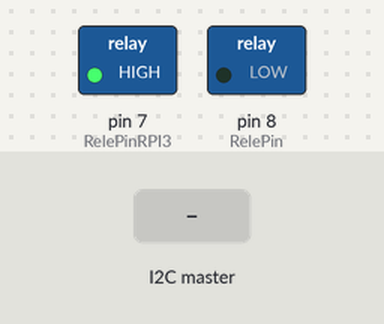
Bench run of a sketch on a simulated Arduino Uno, built with avr-gcc and run on an emulated ATmega328P. Parts: switched loads named in the sketch (green lamp = pin HIGH). Inputs (shaded band) come from the test bench.

Above: at 2.2 s.
2.3 s: the I2C master sends the byte 1
At 3.5 s:
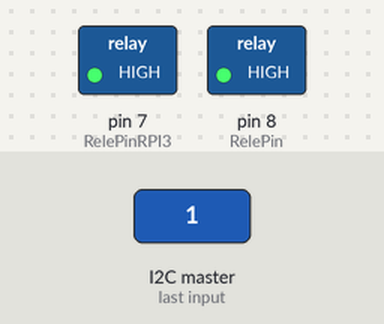
3.8 s: the I2C master sends the byte 0
At 4.7 s:
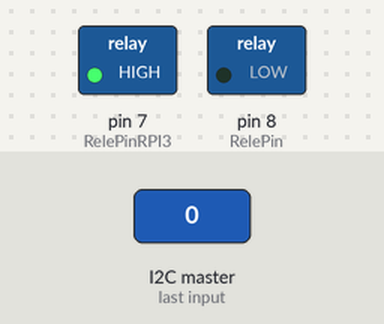
5.3 s: the I2C master sends the byte 2
At 5.9 s:
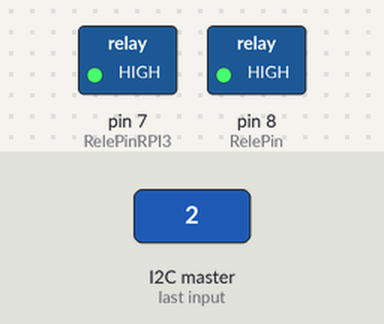
Timing chart, 0 to 8.3 s (numbered marks = the images above; inputs shaded):
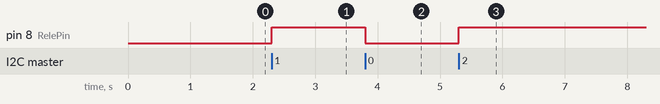

Measured:
- after the input at 2.3 s, pin 8 (RelePin): LOW → HIGH at once
- after the input at 3.8 s, pin 8 (RelePin): HIGH → LOW at once
- after the input at 5.3 s, pin 8 (RelePin): LOW → HIGH at once

The sketch:

I2CRPI3.ino
```cpp
// Incluimos la libreria para utilizar I2C
#include <Wire.h>

// Relé en pin 13
const int RelePin = 8;
const int RelePinRPI3 = 7;

void setup() {
  // Se comunicara via I2C como esclavo con la dirección  #8
  Wire.begin(0x8);

  Wire.onReceive(receiveEvent);
    pinMode(RelePinRPI3, OUTPUT);
  digitalWrite(RelePinRPI3, LOW);
  delay (1000);
  digitalWrite(RelePinRPI3, HIGH);


  // Establece el pin 13 como salida y apaga el Relé
  pinMode(RelePin, OUTPUT);
  digitalWrite(RelePin, LOW);

}

// Esta funcion solo se ejecuta cuando recive informacion del maestro (Raspberrypi3)
void receiveEvent(int howMany) {
  while (Wire.available()) {
    char c = Wire.read(); // recibe un byte como caracter
    digitalWrite(RelePin, c);


  }
}
void loop() {
  delay(100);
}
```
